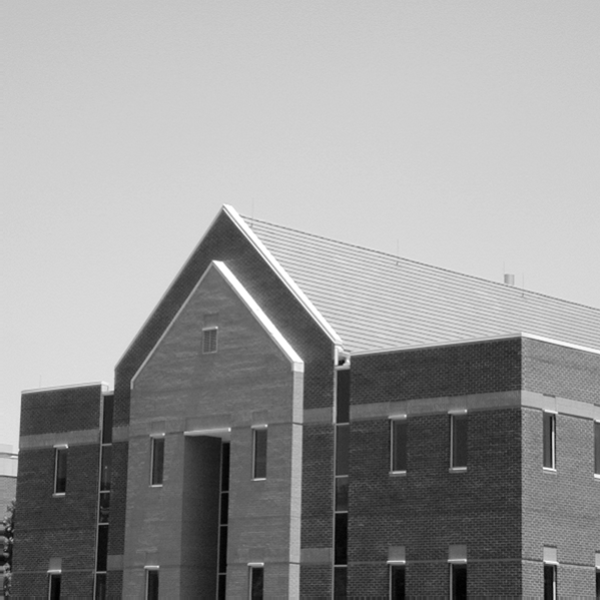
%> input picture 数字图像处理技术/E4_图像分割/bld.png, 600 x 600 px
$ octave T2.m   (GNU Octave 9; MATLAB toolbox functions it lacks are replaced by stand-ins)
%> lines starting %> are read from the running program, lines starting %| are printed output that depends on the picture; in (x1, y1, x2, y2) boxes, pixels count from 0 and x2, y2 are one past the last pixel; in counts of white or black regions, pixels touching at a corner belong together; the program's own positions count from 1
% 先来生成测试图像看看霍夫变换到底是什么意思
f = zeros(101, 101);
f(1, 1) = 1; f(101, 1) = 1; f(1, 101) = 1;
f(101, 101) = 1; f(51, 51) = 1;

% 调用霍夫变换的函数，看看变换后的结果是什么
H = hough(f);
figure, imshow(H, [])
title('霍夫变换示例')

% 通过前面的例子发现，霍夫变换是通过点线对偶性来检测图像中的边缘
% 了解了霍夫变换的原理后，下面用'bld.png'这副图像来测试一下
I = imread('bld.png');
%> I is the input picture: size 600x600x3 uint8; min 0, max 255, mean 152.8
f = im2double(rgb2gray(I));

% 使用不同的算子进行边缘检测
[BW1, tp] = edge(f, 'prewitt');
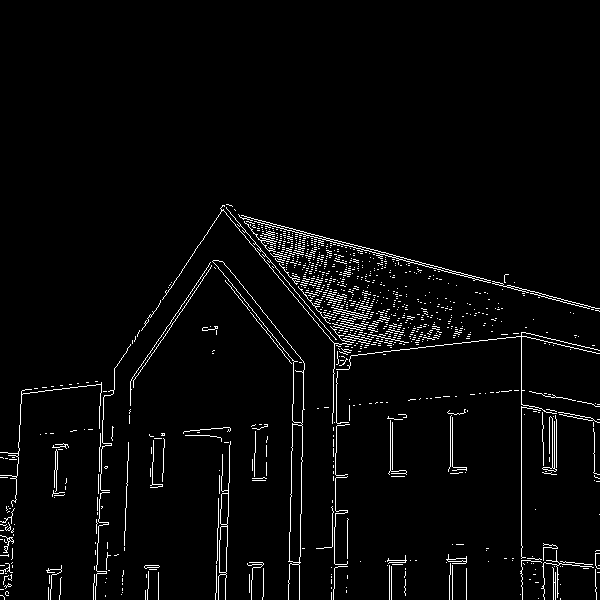
%> BW1: size 600x600 logical; 3% white in thin lines or dots, all inside (x1, y1, x2, y2) = (0, 204, 600, 600)
%> tp = 0.0656
[BW2, tc] = edge(f, 'canny', [0.04 0.10], 1.5);
%> BW2: size 600x600 logical; 3.2% white in thin lines or dots, all inside (x1, y1, x2, y2) = (1, 204, 599, 599)
%> tc = [0.04 0.1]
[BW3, ts] = edge(f, 'sobel');
%> ts = 0.0669
[BW4, tr] = edge(f, 'roberts');
%> tr = 0.0748
[BW5, tl] = edge(f, 'log');
%> BW5: size 600x600 logical; 5.1% white in thin lines or dots, all inside (x1, y1, x2, y2) = (1, 202, 599, 599)
%> tl = 0.00203

% 可视化对比不同边缘检测算子的结果
figure('Name', '边缘检测算子对比');
subplot(2, 3, 1);
imshow(f);
title('原图');
subplot(2, 3, 2);
imshow(BW1);
title('Prewitt算子');
subplot(2, 3, 3);
imshow(BW2);
title('Canny算子');
subplot(2, 3, 4);
imshow(BW3);
title('Sobel算子');
subplot(2, 3, 5);
imshow(BW4);
title('Roberts算子');
subplot(2, 3, 6);
imshow(BW5);
title('LoG算子');

% 对每种边缘检测结果进行霍夫变换和线段检测
% Canny算子
[H_canny, theta_canny, rho_canny] = hough(BW2, 'ThetaResolution', 0.2);
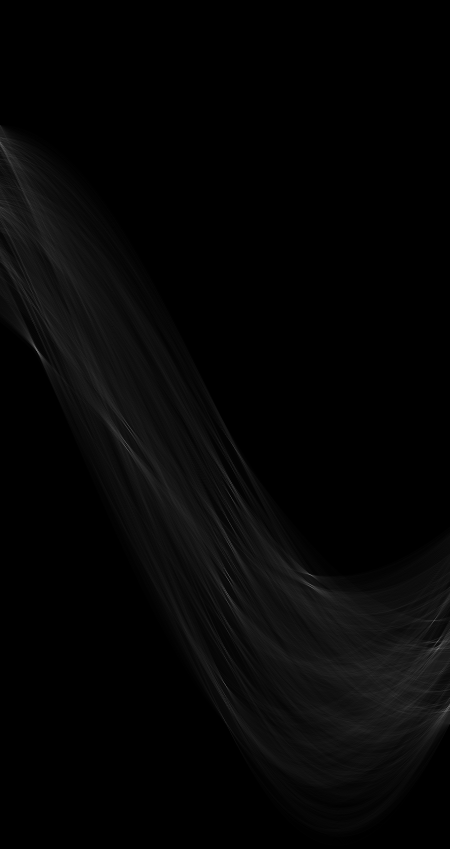
%> H_canny: size 1697x900 double (shown at 1/2 size); min 0, max 322, mean 6.9; drawn with min black and max white
%> theta_canny = 900 values from -90 to 89.8; rho_canny = 1697 values from -848 to 848
figure, imshow(H_canny, [], 'XData', theta_canny, 'YData', rho_canny, 'InitialMagnification', 'fit');
xlabel('\theta'), ylabel('\rho')
title('Canny算子的霍夫变换')
axis on, axis normal

% 寻找5个有意义的霍夫变换的峰值
peaks_canny = houghpeaks(H_canny, 5, 'threshold', ceil(0.3*max(H_canny(:))));
%> peaks_canny = [702 74; 1370 451; 1160 457; 1191 455; 1150 621]
x = theta_canny(peaks_canny(:, 2));
%> x = [-75.4 0 1.2 0.8 34]
y = rho_canny(peaks_canny(:, 1));
%> y = [-147 521 311 342 301]
hold on
plot(x, y, 's', 'color', 'red');
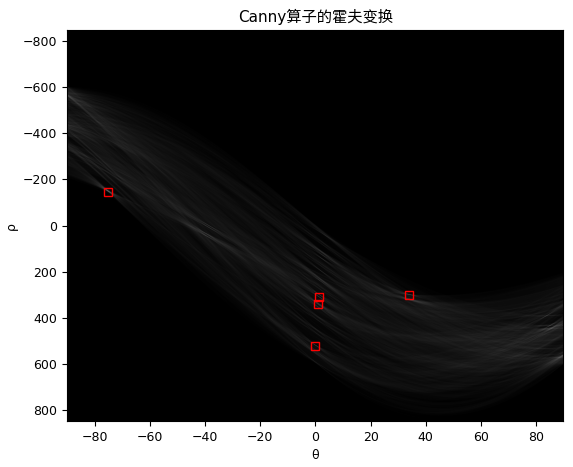
%> figure redrawn from the program's plot data

% 寻找线段
lines_canny = houghlines(BW2, theta_canny, rho_canny, peaks_canny);
%> lines_canny = 9 lines; longest, point1 to point2 (x, y): (224, 211) to (599, 309), (522, 333) to (522, 577), (115, 371) to (225, 207), (336, 470) to (336, 540), (337, 398) to (337, 468), (335, 546) to (335, 599)
figure, imshow(BW2), hold on
title('Canny算子的线段检测')
for k = 1:length(lines_canny)
    xy = [lines_canny(k).point1; lines_canny(k).point2];
    plot(xy(:, 1), xy(:, 2), 'lineWidth', 2, 'Color', [.8 .8 .8]);
    % 绘制线段端点
    plot(xy(1, 1), xy(1, 2), 'x', 'linewidth', 2, 'color', 'yellow');
    plot(xy(2, 1), xy(2, 2), 'x', 'linewidth', 2, 'color', 'red');
end
%> this loop made 9 passes
%> xy on passes 1 to 9: [224 211; 599 309], [522 333; 522 577], [302 461; 302 505], [303 412; 303 457], [304 363; 304 410], [335 546; 335 599], [336 470; 336 540], [337 398; 337 468], [115 371; 225 207]
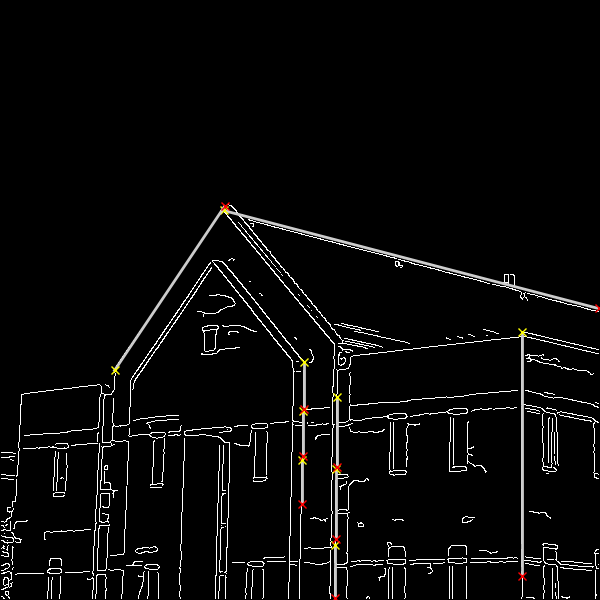
%> figure redrawn from the program's plot data; its title reads 'Canny算子的线段检测'

% Prewitt算子
[H_prewitt, theta_prewitt, rho_prewitt] = hough(BW1, 'ThetaResolution', 0.2);
%> theta_prewitt = 900 values from -90 to 89.8; rho_prewitt = 1697 values from -848 to 848
figure, imshow(H_prewitt, [], 'XData', theta_prewitt, 'YData', rho_prewitt, 'InitialMagnification', 'fit');
xlabel('\theta'), ylabel('\rho')
title('Prewitt算子的霍夫变换')
axis on, axis normal

peaks_prewitt = houghpeaks(H_prewitt, 5, 'threshold', ceil(0.3*max(H_prewitt(:))));
%> peaks_prewitt = [699 74; 1370 451; 1160 457; 1242 868; 1189 454]
x = theta_prewitt(peaks_prewitt(:, 2));
%> x = [-75.4 0 1.2 83.4 0.6]
y = rho_prewitt(peaks_prewitt(:, 1));
%> y = [-150 521 311 393 340]
hold on
plot(x, y, 's', 'color', 'red');

lines_prewitt = houghlines(BW1, theta_prewitt, rho_prewitt, peaks_prewitt);
%> lines_prewitt = 12 lines; longest, point1 to point2 (x, y): (221, 213) to (600, 312), (522, 333) to (522, 587), (547, 333) to (338, 358), (132, 381) to (28, 394), (337, 340) to (337, 432), (338, 244) to (338, 335)
figure, imshow(BW1), hold on
title('Prewitt算子的线段检测')
for k = 1:length(lines_prewitt)
    xy = [lines_prewitt(k).point1; lines_prewitt(k).point2];
    plot(xy(:, 1), xy(:, 2), 'lineWidth', 2, 'Color', [.8 .8 .8]);
    plot(xy(1, 1), xy(1, 2), 'x', 'linewidth', 2, 'color', 'yellow');
    plot(xy(2, 1), xy(2, 2), 'x', 'linewidth', 2, 'color', 'red');
end
%> this loop made 12 passes
%> xy on passes 1 to 12: [221 213; 600 312], [522 333; 522 587], [300 558; 300 600], [302 458; 302 505], [303 411; 303 457], [304 363; 304 410], [547 333; 338 358], [132 381; 28 394], [335 528; 335 589], [336 454; 336 527], [337 340; 337 432], [338 244; 338 335]
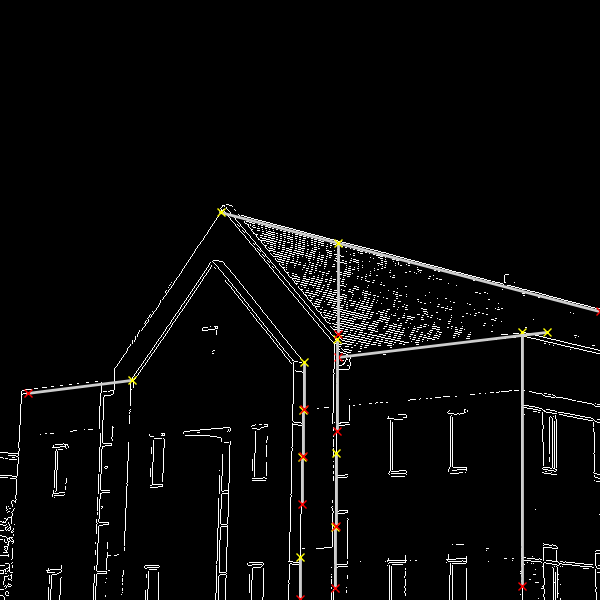
%> figure redrawn from the program's plot data; its title reads 'Prewitt算子的线段检测'

% Sobel算子
[H_sobel, theta_sobel, rho_sobel] = hough(BW3, 'ThetaResolution', 0.2);
%> theta_sobel = 900 values from -90 to 89.8; rho_sobel = 1697 values from -848 to 848
figure, imshow(H_sobel, [], 'XData', theta_sobel, 'YData', rho_sobel, 'InitialMagnification', 'fit');
xlabel('\theta'), ylabel('\rho')
title('Sobel算子的霍夫变换')
axis on, axis normal

peaks_sobel = houghpeaks(H_sobel, 5, 'threshold', ceil(0.3*max(H_sobel(:))));
%> peaks_sobel = [699 74; 1370 451; 1160 457; 1242 868; 1189 454]
x = theta_sobel(peaks_sobel(:, 2));
y = rho_sobel(peaks_sobel(:, 1));
hold on
plot(x, y, 's', 'color', 'red');

lines_sobel = houghlines(BW3, theta_sobel, rho_sobel, peaks_sobel);
%> lines_sobel = 12 lines; longest, point1 to point2 (x, y): (221, 213) to (600, 312), (522, 333) to (522, 588), (547, 333) to (338, 358), (134, 381) to (28, 394), (337, 340) to (337, 432), (338, 244) to (338, 335)
figure, imshow(BW3), hold on
title('Sobel算子的线段检测')
for k = 1:length(lines_sobel)
    xy = [lines_sobel(k).point1; lines_sobel(k).point2];
    plot(xy(:, 1), xy(:, 2), 'lineWidth', 2, 'Color', [.8 .8 .8]);
    plot(xy(1, 1), xy(1, 2), 'x', 'linewidth', 2, 'color', 'yellow');
    plot(xy(2, 1), xy(2, 2), 'x', 'linewidth', 2, 'color', 'red');
end
%> this loop made 12 passes
%> xy on passes 1 to 12: [221 213; 600 312], [522 333; 522 588], [300 558; 300 600], [302 458; 302 505], [303 411; 303 457], [304 363; 304 409], [547 333; 338 358], [134 381; 28 394], [335 528; 335 588], [336 454; 336 527], [337 340; 337 432], [338 244; 338 335]
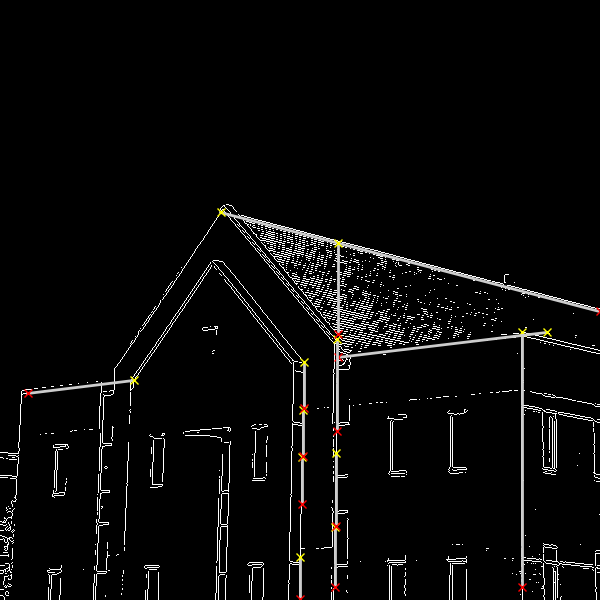
%> figure redrawn from the program's plot data; its title reads 'Sobel算子的线段检测'

% 对比可视化不同算子的线段检测结果
figure('Name', '不同算子的线段检测对比');
subplot(2, 2, 1);
imshow(f); title('原图');

subplot(2, 2, 2);
imshow(BW2); hold on;
for k = 1:length(lines_canny)
    xy = [lines_canny(k).point1; lines_canny(k).point2];
    plot(xy(:, 1), xy(:, 2), 'lineWidth', 2, 'Color', 'red');
end
title('Canny算子线段检测');

subplot(2, 2, 3);
imshow(BW1); hold on;
for k = 1:length(lines_prewitt)
    xy = [lines_prewitt(k).point1; lines_prewitt(k).point2];
    plot(xy(:, 1), xy(:, 2), 'lineWidth', 2, 'Color', 'green');
end
title('Prewitt算子线段检测');

subplot(2, 2, 4);
imshow(BW3); hold on;
for k = 1:length(lines_sobel)
    xy = [lines_sobel(k).point1; lines_sobel(k).point2];
    plot(xy(:, 1), xy(:, 2), 'lineWidth', 2, 'Color', 'blue');
end
title('Sobel算子线段检测');
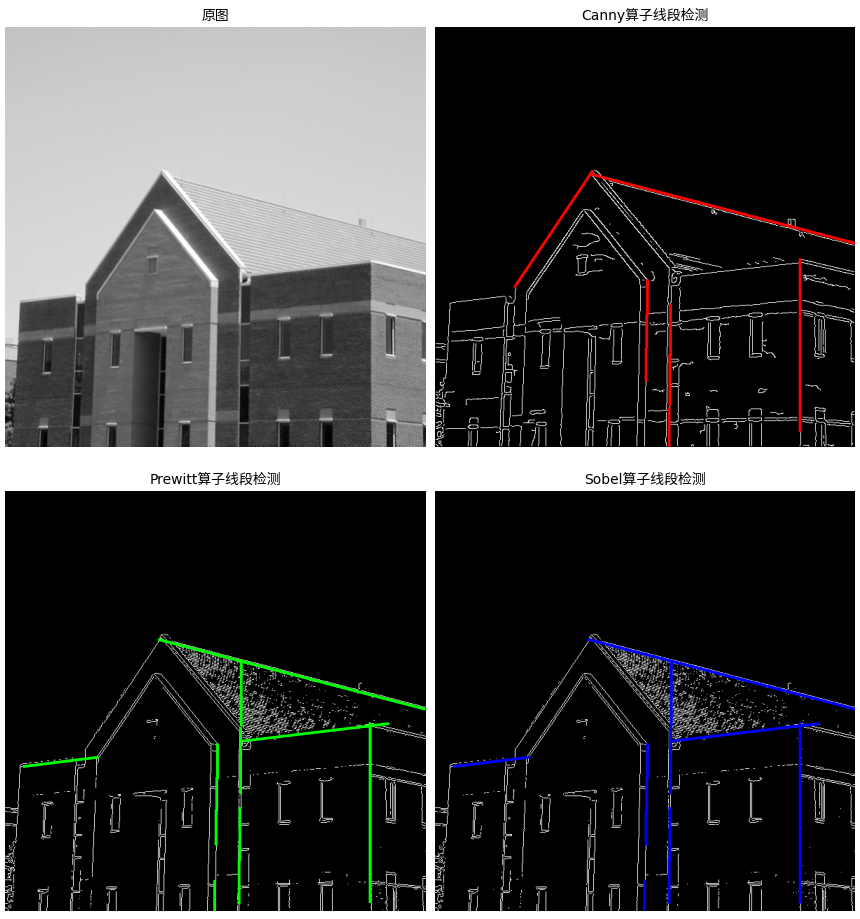
%> figure redrawn from the program's plot data, 4 panels

$ run again, with 数字图像处理技术/E4_图像分割/fingerprint.tif saved as 数字图像处理技术/E4_图像分割/bld.png
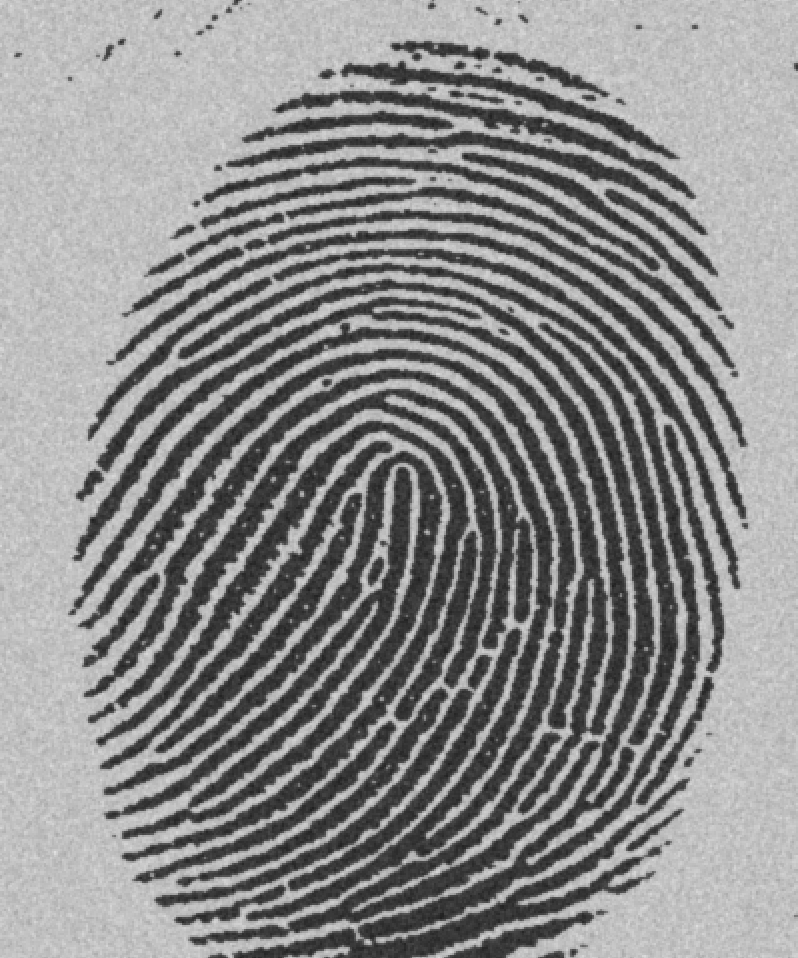
%> input picture 数字图像处理技术/E4_图像分割/fingerprint.tif, 798 x 958 px
%> I is the input picture: size 958x798 uint8; min 29, max 224, mean 140
%> BW1: size 958x798 logical; 5.6% white in thin lines or dots
%> tp = 0.13
%> BW2: size 958x798 logical; 13.3% white in thin lines or dots
%> tc = [0.04 0.1]
%> BW3: size 958x798 logical; 5.7% white in thin lines or dots
%> ts = 0.131
%> BW4: size 958x798 logical; 7% white in thin lines or dots
%> tr = 0.163
%> BW5: size 958x798 logical; 5.9% white in thin lines or dots
%> tl = 0.00902
%> theta_canny = 900 values from -90 to 89.8; rho_canny = 2493 values from -1246 to 1246
%> peaks_canny = [1847 676; 1886 676; 1200 226; 1914 654; 1142 226]
%> `x = theta_canny(peaks_canny(:, 2));`: x = [45 45 -45 40.6 -45]
%> `y = rho_canny(peaks_canny(:, 1));`: y = [600 639 -47 667 -105]
%> lines_canny = 19 lines; longest, point1 to point2 (x, y): (71, 138) to (793, 860), (383, 522) to (757, 149), (430, 578) to (786, 935), (392, 458) to (675, 176), (137, 285) to (365, 514), (555, 379) to (754, 147)
%> the loop `for k = 1:length(lines_canny)` made 19 passes
%> xy on passes 1 to 8: [44 806; 112 739], [130 720; 172 678], [332 518; 370 481], [392 458; 675 176], [692 158; 796 55], [13 892; 56 850], [70 835; 125 781], [144 761; 183 723]
%> theta_prewitt = 900 values from -90 to 89.8; rho_prewitt = 2493 values from -1246 to 1246
%> peaks_prewitt = [1727 487; 1776 388; 1735 399; 1690 470; 1758 420]
%> `x = theta_prewitt(peaks_prewitt(:, 2));`: x = [7.2 -12.6 -10.4 3.8 -6.2]
%> `y = rho_prewitt(peaks_prewitt(:, 1));`: y = [480 529 488 443 511]
%> lines_prewitt = 13 lines; longest, point1 to point2 (x, y): (426, 464) to (479, 48), (521, 57) to (556, 380), (507, 53) to (562, 354), (591, 705) to (612, 894), (590, 210) to (624, 364), (630, 723) to (654, 857)
%> the loop `for k = 1:length(lines_prewitt)` made 13 passes
%> xy on passes 1 to 8: [368 923; 377 858], [411 582; 421 510], [426 464; 479 48], [558 68; 585 187], [590 210; 624 364], [640 437; 651 485], [658 513; 679 611], [507 53; 562 354]
%> theta_sobel = 900 values from -90 to 89.8; rho_sobel = 2493 values from -1246 to 1246
%> peaks_sobel = [1727 487; 1914 654; 1690 470; 1595 412; 1902 676]
%> `x = theta_sobel(peaks_sobel(:, 2));`: x = [7.2 40.6 3.8 -7.8 45]
%> `y = rho_sobel(peaks_sobel(:, 1));`: y = [480 667 443 348 655]
%> lines_sobel = 11 lines; longest, point1 to point2 (x, y): (361, 66) to (421, 506), (426, 464) to (479, 48), (411, 517) to (702, 226), (547, 389) to (693, 219), (284, 695) to (387, 576), (464, 486) to (531, 407)
%> the loop `for k = 1:length(lines_sobel)` made 11 passes
%> xy on passes 1 to 8: [368 923; 377 858], [411 582; 421 510], [426 464; 479 48], [284 695; 387 576], [464 486; 531 407], [547 389; 693 219], [361 66; 421 506], [443 664; 449 710]
%> after the loop `for k = 1:length(lines_sobel)`:
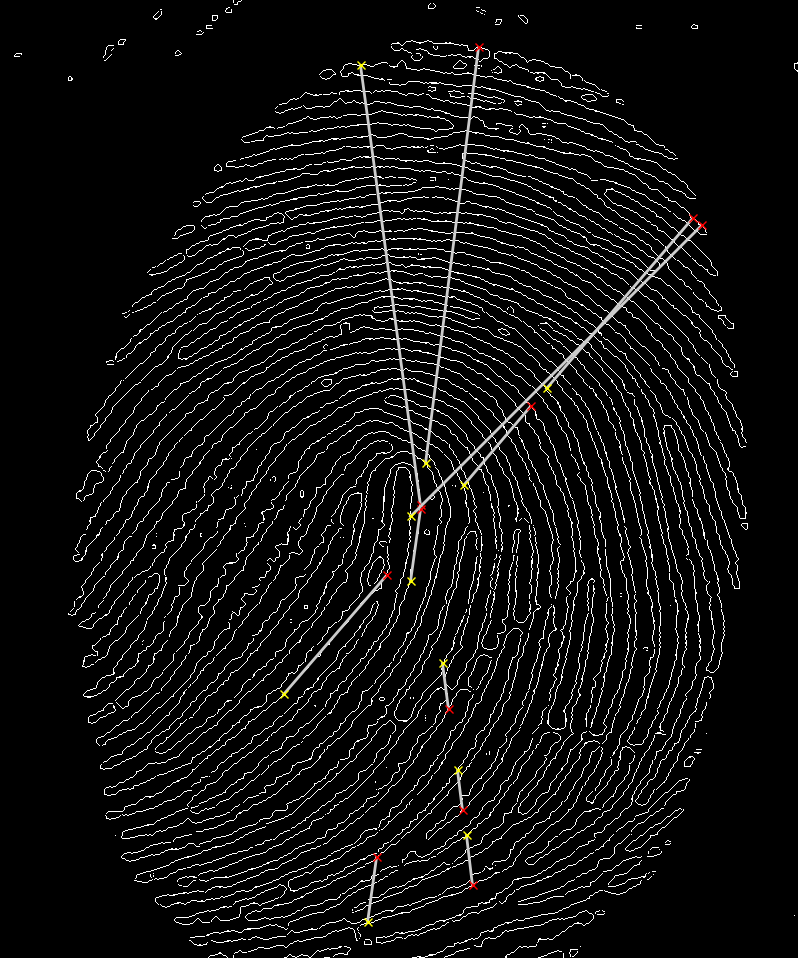
%> figure redrawn from the program's plot data; its title reads 'Sobel算子的线段检测'
%> `title('Sobel算子线段检测');`:
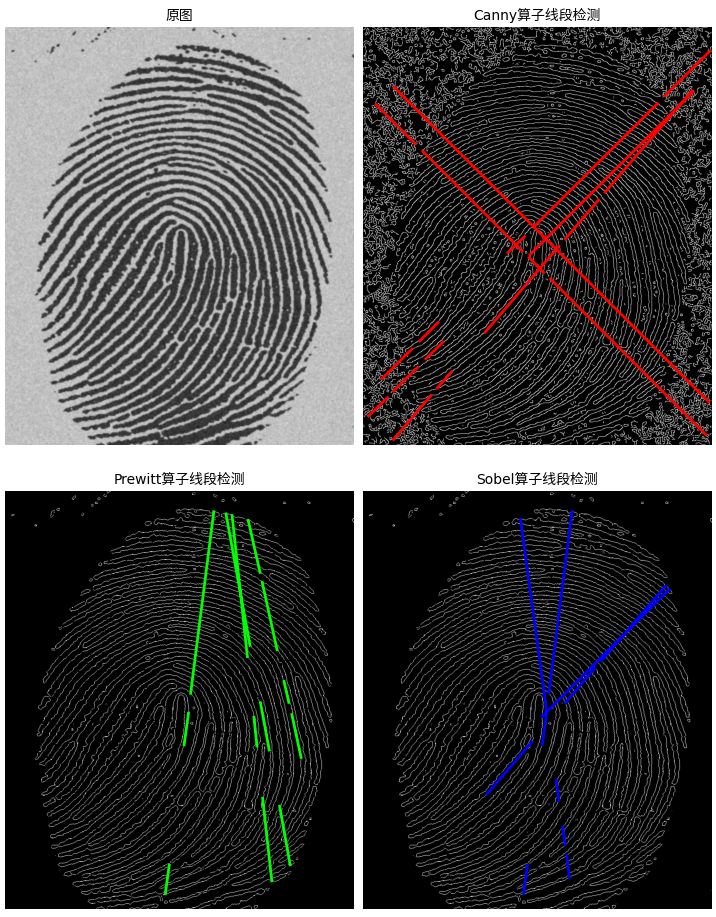
%> figure redrawn from the program's plot data, 4 panels
